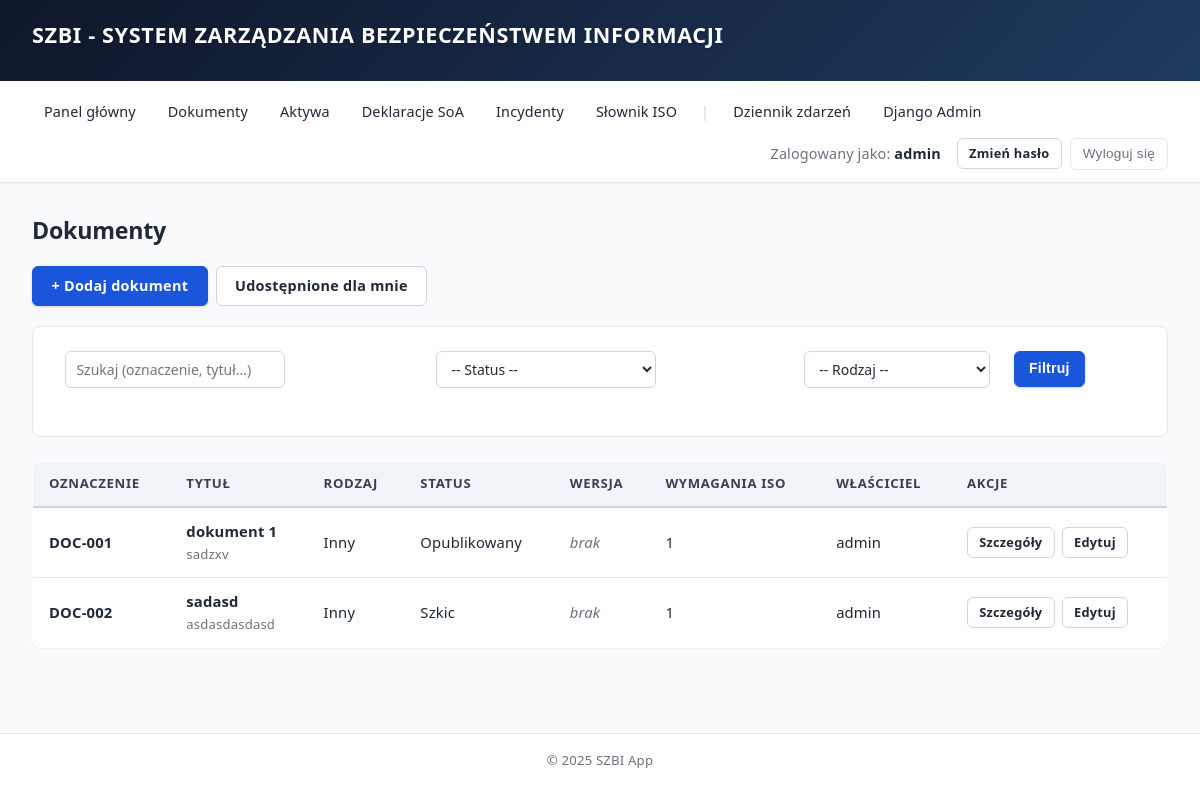
/documents/ (signed in), run on an earlier commit of the app's database.
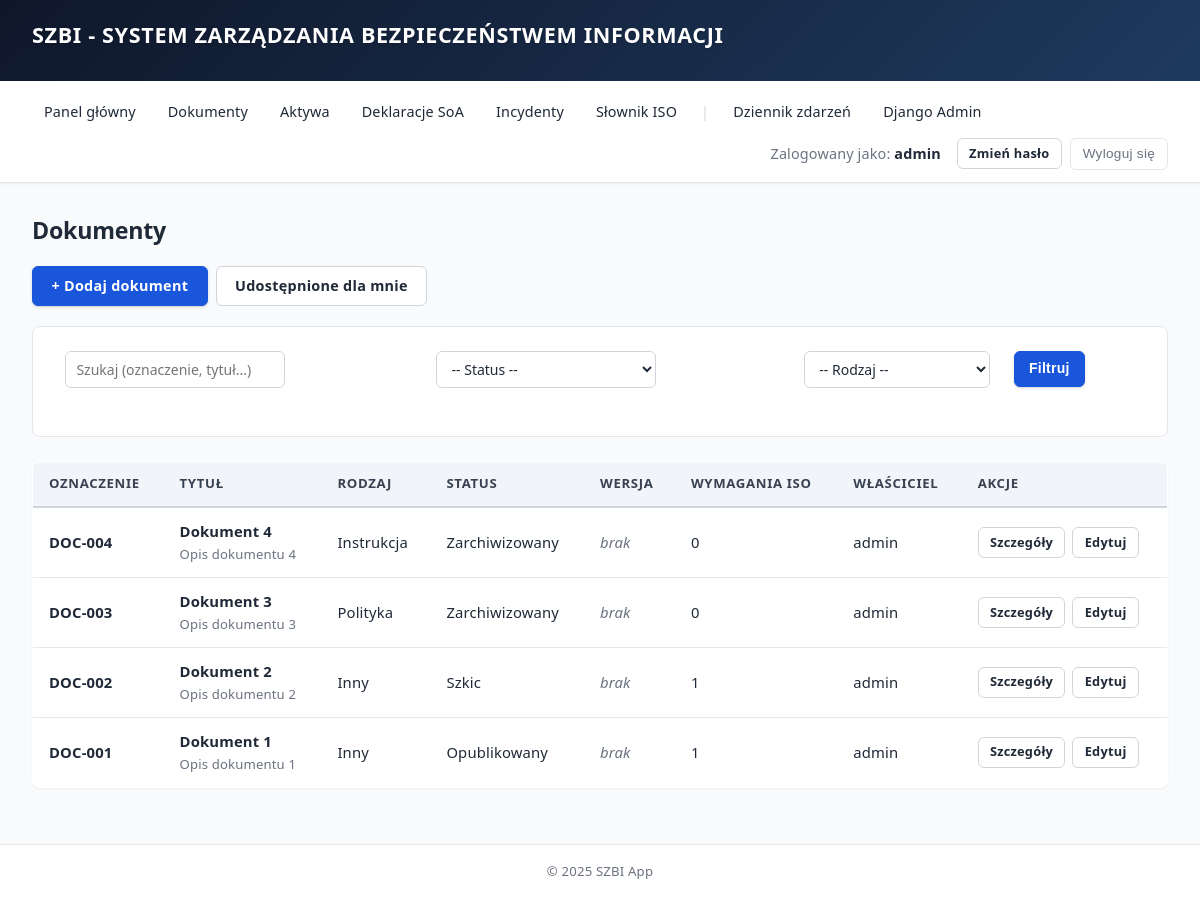
And on a later commit of the database.
### documents/models.py (models this page shows, shortened)
class Document(models.Model):
    STATUS = [
        ('draft', 'Szkic'),
        ('review', 'W przeglądzie'),
        ('approval', 'Oczekuje na zatwierdzenie'),
        ('published', 'Opublikowany'),
        ('archived', 'Zarchiwizowany'),
    ]
    DOCUMENT_TYPE_CHOICES = [
        ('policy', 'Polityka'),
        ('procedure', 'Procedura'),
        ('instruction', 'Instrukcja'),
        ('regulation', 'Regulamin'),
        ('plan', 'Plan'),
        ('report', 'Raport'),
        ('record', 'Zapis'),
        ('other', 'Inny'),
    ]
    WORKFLOW_TRANSITIONS = {
        'draft': ['review'],
        'review': ['draft', 'approval'],
        'approval': ['review', 'published'],
        'published': ['archived'],
        'archived': ['draft'],
    }
    designation = models.CharField(
        max_length=50,
        unique=True,
        verbose_name="Oznaczenie",
        help_text="Unikalne oznaczenie dokumentu, np. POL-001, PROC-003"
    )
    title = models.CharField(max_length=255, verbose_name="Tytuł")
    document_type = models.CharField(
        max_length=20,
        choices=DOCUMENT_TYPE_CHOICES,
        default='other',
        verbose_name="Rodzaj dokumentu"
    )
    description = models.TextField(blank=True, verbose_name="Opis")
    owner = models.ForeignKey(
        User,
        on_delete=models.PROTECT,
        verbose_name="Właściciel"
    )
    status = models.CharField(
        max_length=20,
        choices=STATUS,
        default='draft',
        verbose_name="Status"
    )
    created_at = models.DateTimeField(auto_now_add=True, verbose_name="Data utworzenia")
    updated_at = models.DateTimeField(auto_now=True, verbose_name="Data modyfikacji")
    class Meta:
        verbose_name = "Dokument"
        verbose_name_plural = "Dokumenty"
        ordering = ['-updated_at']
    def get_iso_requirements_count(self):
        return self.iso_mappings.count()
    def get_current_version(self):
        return self.versions.filter(is_current=True).first()

### documents/views.py (the view)
# urls.py: path('', DocumentListView.as_view(), name='list'),
class DocumentListView(SZBIPermissionRequiredMixin, ListView):
    model = Document
    template_name = "documents/document_list.html"
    szbi_permission_required = DOCS_VIEW_PERMISSIONS
    def get_queryset(self):
        qs = Document.objects.prefetch_related('iso_mappings', 'versions').all()
        status = self.request.GET.get('status')
        doc_type = self.request.GET.get('type')
        search = self.request.GET.get('q')
        if status:
            qs = qs.filter(status=status)
        if doc_type:
            qs = qs.filter(document_type=doc_type)
        if search:
            qs = qs.filter(
                Q(title__icontains=search) |
                Q(designation__icontains=search) |
                Q(description__icontains=search)
            )
        return qs
    def get_context_data(self, **kwargs):
        context = super().get_context_data(**kwargs)
        context['status_choices'] = Document.STATUS
        context['type_choices'] = Document.DOCUMENT_TYPE_CHOICES
        context['current_status'] = self.request.GET.get('status', '')
        context['current_type'] = self.request.GET.get('type', '')
        context['current_search'] = self.request.GET.get('q', '')
        return context

### core/mixins.py (called while the page is built, shortened)
    def dispatch(self, request, *args, **kwargs):
        if not request.user.is_authenticated:
            return self.handle_no_permission()
        if not self.has_szbi_permission():
            return redirect('core:dashboard_access_denied')
        return super().dispatch(request, *args, **kwargs)

    def has_szbi_permission(self):
        if self.szbi_permission_required is None:
            return True
        if self.request.user.is_superuser:
            return True

### templates/documents/document_list.html (shortened to what this page needs)
{% extends "base.html" %}
{% block content %}
<h2>Dokumenty</h2>
<p class="actions">
    <a href="{% url 'documents:create' %}" class="btn">+ Dodaj dokument</a>
    <a href="{% url 'documents:shared_with_me' %}" class="btn btn-outline">Udostępnione dla mnie</a>
</p>
<form method="get" class="filter-form">
    <table>
        <tr>
            <td>
                <input type="text" name="q" value="{{ current_search }}" placeholder="Szukaj (oznaczenie, tytuł...)">
            </td>
            <td>
                <select name="status">
                    <option value="">-- Status --</option>
                </select>
            </td>
            <td>
                <select name="type">
                    <option value="">-- Rodzaj --</option>
                </select>
            </td>
            <td>
                <button type="submit">Filtruj</button>
            </td>
        </tr>
    </table>
</form>
{% if object_list %}
<table>
    <thead>
        <tr>
            <th>Oznaczenie</th>
            <th>Tytuł</th>
            <th>Rodzaj</th>
            <th>Status</th>
            <th>Wersja</th>
            <th>Wymagania ISO</th>
            <th>Właściciel</th>
            <th>Akcje</th>
        </tr>
    </thead>
    <tbody>
        {% for doc in object_list %}
        <tr>
            <td><strong>{{ doc.designation }}</strong></td>
            <td>
                <a href="{% url 'documents:detail' doc.pk %}"><strong>{{ doc.title }}</strong></a>
                {% if doc.description %}
                <br><small>{{ doc.description|truncatewords:15 }}</small>
                {% endif %}
            </td>
            <td>{{ doc.get_document_type_display }}</td>
            <td>{{ doc.get_status_display }}</td>
            <td>
                {% with current=doc.get_current_version %}
                    {% if current %}
                        v{{ current.version_number }}
                    {% else %}
                        <em>brak</em>
                    {% endif %}
                {% endwith %}
            </td>
            <td>{{ doc.get_iso_requirements_count }}</td>
            <td>{{ doc.owner.username }}</td>
            <td>
                <a href="{% url 'documents:detail' doc.pk %}" class="btn btn-outline btn-sm">Szczegóły</a>
                <a href="{% url 'documents:update' doc.pk %}" class="btn btn-outline btn-sm">Edytuj</a>
            </td>
        </tr>
        {% endfor %}
    </tbody>
</table>
{% else %}
<p><em>Brak dokumentów spełniających kryteria.</em></p>
{% endif %}
{% endblock %}

### templates/base.html (shortened to what this page needs)
{% load static %}
<!DOCTYPE html>
<html lang="pl">
<head>
    <link rel="stylesheet" href="{% static 'css/style.css' %}">
</head>
<body>
    <header>
        <h1>SZBI - System Zarządzania Bezpieczeństwem Informacji</h1>
    </header>
    <nav>
        {% if user.is_authenticated %}
            <a href="{% url 'core:dashboard' %}">Panel główny</a>
            <a href="/documents/">Dokumenty</a>
            <a href="/aktywa/">Aktywa</a>
            <a href="/deklaracje/">Deklaracje SoA</a>
            <a href="/incydenty/">Incydenty</a>
            <a href="/slownik/">Słownik ISO</a>
            {% if user.is_staff %}
                <span class="nav-separator">|</span>
                <a href="{% url 'core:activity_log_list' %}">Dziennik zdarzeń</a>
                <a href="/admin/">Django Admin</a>
            {% endif %}
            <span>Zalogowany jako: <strong>{{ user.username }}</strong></span>
            <a href="{% url 'core:password_change' %}" class="btn btn-sm btn-outline" style="margin-left: 0.5rem;">Zmień hasło</a>
            <form method="post" action="{% url 'logout' %}">
                <button type="submit">Wyloguj się</button>
            </form>
        {% else %}
            <a href="{% url 'login' %}">Zaloguj się</a>
        {% endif %}
    </nav>
    <main>
        {% block content %}
        {% endblock %}
    </main>
    <footer>
        <p>&copy; 2025 SZBI App</p>
    </footer>
</body>
</html>

What changed in the data, as far as the page shows it:
added Document: designation "DOC-004", title "Dokument 4", description "Opis dokumentu 4", document_type "Instrukcja", status "Zarchiwizowany", get_iso_requirements_count "0", owner.username "admin"
added Document: designation "DOC-003", title "Dokument 3", description "Opis dokumentu 3", document_type "Polityka", status "Zarchiwizowany", get_iso_requirements_count "0", owner.username "admin"
changed Document "DOC-002": title "sadasd" → "Dokument 2"; description "asdasdasdasd" → "Opis dokumentu 2"; moves up the list
changed Document "DOC-001": title "dokument 1" → "Dokument 1"; description "sadzxv" → "Opis dokumentu 1"
